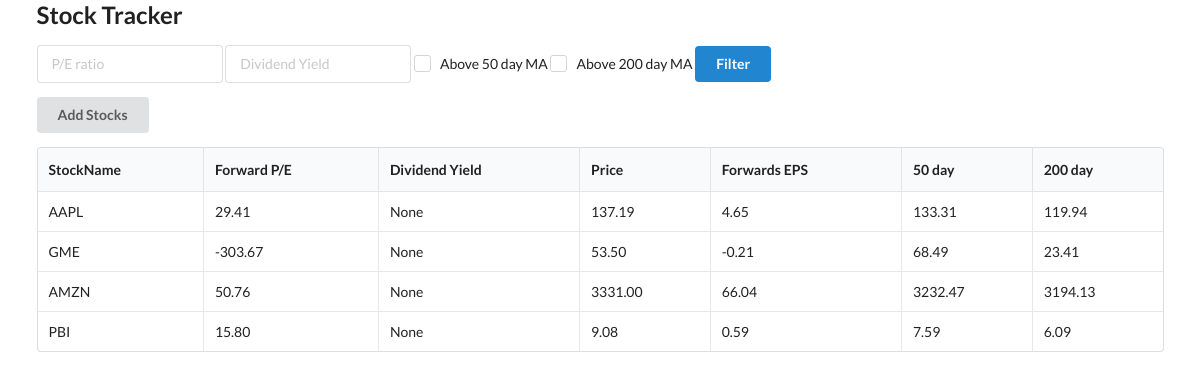
Before: / with the older database file.
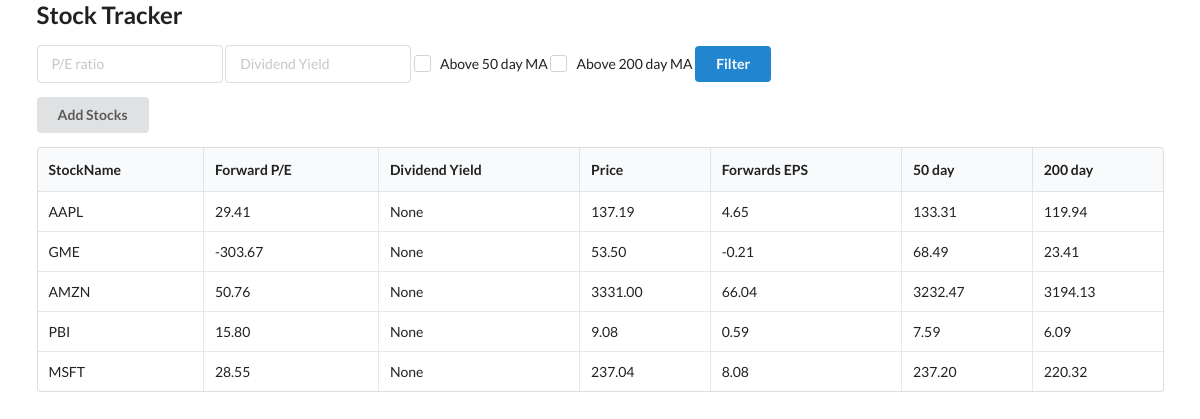
After: the same page with the newer database file.
### dbmodels.py (models this page shows)
class StockData(Base):
    __tablename__ = "StockData"
    id = Column(Integer, primary_key=True, index=True)
    stockname = Column(String, unique= True, index=True)
    price = Column(Numeric(10,2))
    forward_pe = Column(Numeric(10,2))
    forward_eps = Column(Numeric(10,2))
    dividend_yield = Column(Numeric(10,2))
    ma50 = Column(Numeric(10,2))
    ma200 = Column(Numeric(10,2))

### main.py (the view)
@app.get("/")
def dashboard(request: Request, forward_pe = None, dividend_yield = None, ma50 = None, ma200 = None, db: Session = Depends(get_db)):
    Stocks = db.query(StockData)
    if forward_pe:
        Stocks = Stocks.filter(StockData.forward_pe < forward_pe)
    if dividend_yield:
        Stocks = Stocks.filter(StockData.dividend_yield > dividend_yield)
    if ma50:
        Stocks = Stocks.filter(StockData.price > ma50)
    if dividend_yield:
        Stocks = Stocks.filter(StockData.price > ma200)
    return templates.TemplateResponse("dashboard.html",{
        "request": request,
        "Stocks": Stocks,
        "dividend_yield": dividend_yield,
        "forward_pe": forward_pe,
        "ma200": ma200,
        "ma50": ma50
    })

### templates/dashboard.html (shortened to what this page needs)
{% extends  "layout.html" %}
{% block content %}
<form>
<div class="ui input">
    <input name="forward_pe" type="text" placeholder="P/E ratio" value="{{ forward_pe or ''}}">
</div>
<div class="ui input">
    <input name="dividend_yield" type="text" placeholder="Dividend Yield" value="{{ dividend_yield or '' }}">
</div>
<div class="ui checkbox">
    <label>Above 50 day MA</label>
</div>
<div class="ui checkbox">
    <label>Above 200 day MA</label>
</div>
<button type="submit" class="ui button primary">
    Filter
</button>
</form>
<div>
    <button id="Add_Stocks" class="ui button">Add Stocks</button>
</div>
<table class="ui celled table">
    <thead>
      <tr>
            <th>StockName</th>
            <th>Forward P/E</th>
            <th>Dividend Yield</th>
            <th>Price</th>
            <th>Forwards EPS</th>
            <th>50 day</th>
            <th>200 day</th>
    </tr></thead>
    <tbody>
        {% for stocks in Stocks %}
      <tr>
        <td>{{ stocks.stockname }}</td>
        <td>{{ stocks.forward_pe }}</td>
        <td>{{ stocks.dividend_yield }}</td>
        <td>{{ stocks.price }}</td>
        <td>{{ stocks.forward_eps }}</td>
        <td>{{ stocks.ma50 }}</td>
        <td>{{ stocks.ma200 }}</td>
      </tr>
      {% endfor %}
    </tbody>
  </table>
{% endblock %}

### templates/layout.html (shortened to what this page needs)
<html>
    <head>
        <link rel="stylesheet" href="https://cdn.jsdelivr.net/npm/semantic-ui@2.4.2/dist/semantic.min.css">
    </head>
    <body>
        <div class="ui container">
            <h2>Stock Tracker</h2>
            {% block content %}
            {% endblock %}
        </div>
    </body>
</html>

Changed rows visible on the page:
added StockData: stockname "MSFT", forward_pe "28.55", dividend_yield "None", price "237.04", forward_eps "8.08", ma50 "237.20", ma200 "220.32"
